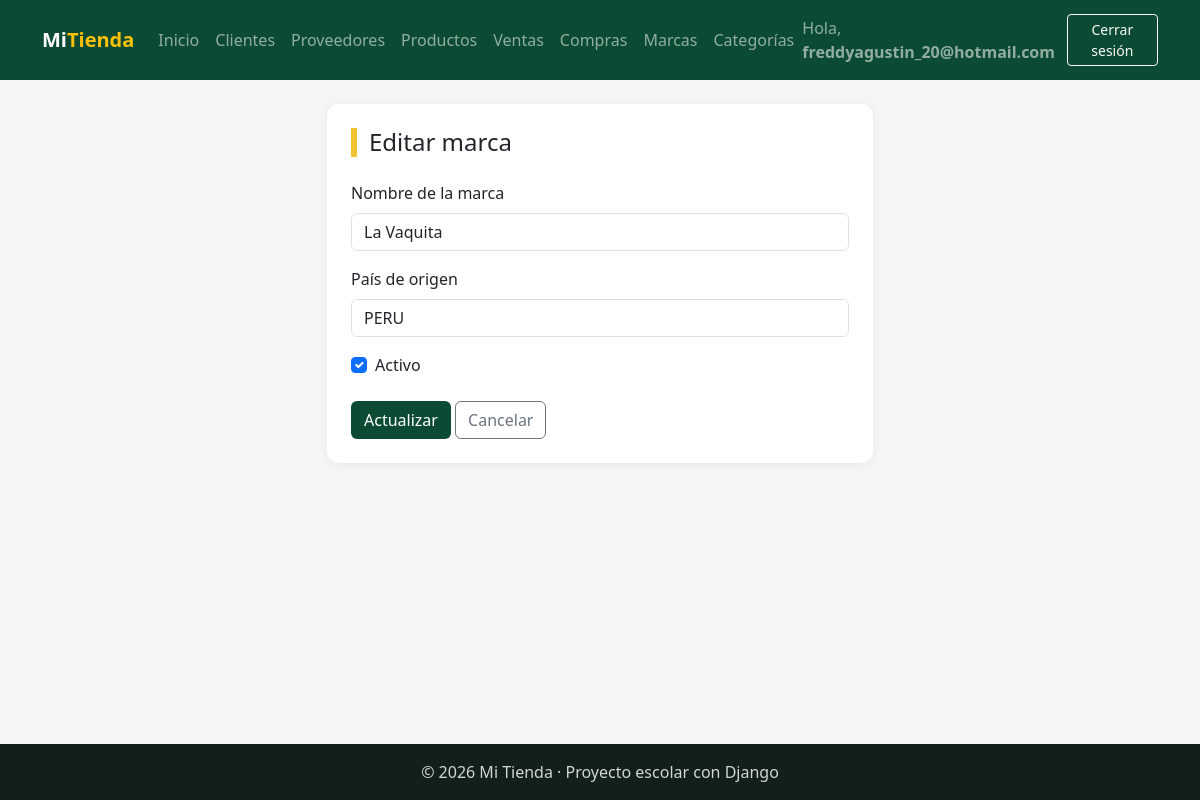
The page /facturacion/marcas/editar/2/ (signed in) on the database its author committed.
### facturacion/models.py (models this page shows, shortened)
class ModeloBase(models.Model):
    user = models.ForeignKey(                    # 1:N con User: un usuario registra muchos registros
        User,
        on_delete=models.SET_NULL,               # Si borran al usuario, el registro se queda con user vacío
        null=True,                               # SET_NULL necesita que la columna acepte NULL
        blank=True,
        editable=False,                          # No aparece en formularios: lo llena la VISTA, no la persona
        related_name="%(class)s_registrados",    # %(class)s = nombre del modelo → user.producto_registrados
        verbose_name="Registrado por",
    )
    fecha_creacion = models.DateTimeField("Fecha de creación", auto_now_add=True)   # Se llena sola al CREAR
    fecha_modificacion = models.DateTimeField("Última modificación", auto_now=True) # Se actualiza sola en CADA save()
    class Meta:
        abstract = True                          # ← LA CLAVE: modelo "molde", sin tabla propia

class Marca(ModeloBase):
    nombre = models.CharField(max_length=60, unique=True)
    pais_origen = models.CharField("País de origen", max_length=60, blank=True)
    activo = models.BooleanField(default=True)
    class Meta:
        verbose_name = "Marca"
        verbose_name_plural = "Marcas"
        ordering = ["nombre"]

### facturacion/views.py (the view, shortened to what this page needs)
# urls.py: path("marcas/editar/<int:pk>/", views.MarcaUpdateView.as_view(), name="marca_editar"),
class MarcaUpdateView(LoginRequiredMixin, UsuarioRegistroMixin, SuccessMessageMixin, UpdateView):
    model = Marca
    form_class = MarcaForm
    template_name = "facturacion/marca_form.html"
    success_url = reverse_lazy("facturacion:marca_lista")
    success_message = "Marca «%(nombre)s» actualizada correctamente."
    extra_context = {
        "titulo": "Editar marca",
        "boton": "Actualizar"
    }

### facturacion/forms.py (shortened to what this page needs)
class MarcaForm(forms.ModelForm):                # ModelForm: formulario construido desde un modelo
    class Meta:                                  # Configuración del formulario
        model = Marca                            # ¿De qué modelo sale? De Marca
        fields = ["nombre", "pais_origen", "activo"]   # ¿Qué campos muestra y en qué orden?
        labels = {                               # Cambia el texto de la etiqueta de un campo
            "nombre": "Nombre de la marca",
        }
        widgets = {                              # widgets: CÓMO se dibuja cada campo en HTML
            "nombre": forms.TextInput(attrs={"class": "form-control", "placeholder": "Ej: Samsung"}),
            "pais_origen": forms.TextInput(attrs={"class": "form-control", "placeholder": "Ej: Corea del Sur"}),
            "activo": forms.CheckboxInput(attrs={"class": "form-check-input"}),
        }

### facturacion/templates/facturacion/marca_form.html (shortened to what this page needs)
{% extends "base.html" %}
{% block contenido %}
<div class="row justify-content-center">
    <div class="col-md-7 col-lg-6">
        <div class="tarjeta">
            <h1 class="h4 titulo-pagina mb-4">{{ titulo }}</h1>
            <form method="post" novalidate>
                <div class="mb-3">
                    <label class="form-label" for="{{ form.nombre.id_for_label }}">{{ form.nombre.label }}</label>
                    {{ form.nombre }}
                </div>
                <div class="mb-3">
                    <label class="form-label" for="{{ form.pais_origen.id_for_label }}">{{ form.pais_origen.label }}</label>
                    {{ form.pais_origen }}
                </div>
                <div class="form-check mb-4">
                    {{ form.activo }}
                    <label class="form-check-label" for="{{ form.activo.id_for_label }}">Activo</label>
                </div>
                <button type="submit" class="btn btn-verde">{{ boton }}</button>
                <a href="{% url 'facturacion:marca_lista' %}" class="btn btn-outline-secondary">Cancelar</a>
            </form>
        </div>
    </div>
</div>
{% endblock %}

### templates/base.html (shortened to what this page needs)
{% load static %}
<!DOCTYPE html>
<html lang="es">
<head>
    <link href="https://cdn.jsdelivr.net/npm/bootstrap@5.3.3/dist/css/bootstrap.min.css" rel="stylesheet">
    <link rel="stylesheet" href="{% static 'css/estilos.css' %}">
</head>
<body>
    <nav class="navbar navbar-expand-lg navbar-dark barra">
        <div class="container">
            <a class="navbar-brand fw-bold" href="{% url 'home' %}">Mi<span class="text-warning">Tienda</span></a>
            <div class="collapse navbar-collapse" id="menu">
                <ul class="navbar-nav me-auto">
                    <li class="nav-item"><a class="nav-link" href="{% url 'home' %}">Inicio</a></li>
                    {% if user.is_authenticated %}
                        <li class="nav-item"><a class="nav-link" href="{% url 'facturacion:cliente_lista' %}">Clientes</a></li>
                        <li class="nav-item"><a class="nav-link" href="{% url 'facturacion:proveedor_lista' %}">Proveedores</a></li>
                        <li class="nav-item"><a class="nav-link" href="{% url 'facturacion:producto_lista' %}">Productos</a></li>
                        <li class="nav-item"><a class="nav-link" href="{% url 'facturacion:venta_lista' %}">Ventas</a></li>
                        <li class="nav-item"><a class="nav-link" href="{% url 'facturacion:compra_lista' %}">Compras</a></li>
                        <li class="nav-item"><a class="nav-link" href="{% url 'facturacion:marca_lista' %}">Marcas</a></li>
                        <li class="nav-item"><a class="nav-link" href="{% url 'facturacion:categoria_lista' %}">Categorías</a></li>
                    {% endif %}
                </ul>
                <ul class="navbar-nav align-items-lg-center gap-2">
                    {% if user.is_authenticated %}
                        <li class="nav-item navbar-text">Hola, <b>{{ user.username }}</b></li>
                        <li class="nav-item">
                            <form method="post" action="{% url 'logout' %}" class="m-0">
                                <button type="submit" class="btn btn-sm btn-outline-light">Cerrar sesión</button>
                            </form>
                        </li>
                    {% else %}
                        <li class="nav-item"><a class="nav-link" href="{% url 'login' %}">Ingresar</a></li>
                        <li class="nav-item"><a class="btn btn-sm btn-warning" href="{% url 'registro' %}">Crear cuenta</a></li>
                    {% endif %}
                </ul>
            </div>
        </div>
    </nav>
    <main class="container py-4">
        {% block contenido %}{% endblock %}
    </main>
    <footer class="pie text-center py-3">© 2026 Mi Tienda · Proyecto escolar con Django</footer>
</body>
</html>

### static/css/estilos.css (style rules this page uses)
:root { --verde: #0c4b33; --verde-claro: #2f9e6e; --amarillo: #f2c230; }
body { background-color: #f3f6f2; min-height: 100vh; display: flex; flex-direction: column; }
main { flex: 1; }
.barra { background-color: var(--verde); }
.titulo-pagina { border-left: 6px solid var(--amarillo); padding-left: 12px; }
.tarjeta { background: white; border-radius: 12px; padding: 24px; box-shadow: 0 2px 10px rgba(0,0,0,.06); }
.btn-verde { background-color: var(--verde); color: white; }
.pie { background-color: #13201a; color: #cfd8d3; }

### rows shown on the page
Marca: nombre "La Vaquita", pais_origen "PERU", activo "☑"

### other values the page prints
{{ user.username }} "freddyagustin_20@hotmail.com"
{{ titulo }} "Editar marca"
{{ boton }} "Actualizar"
